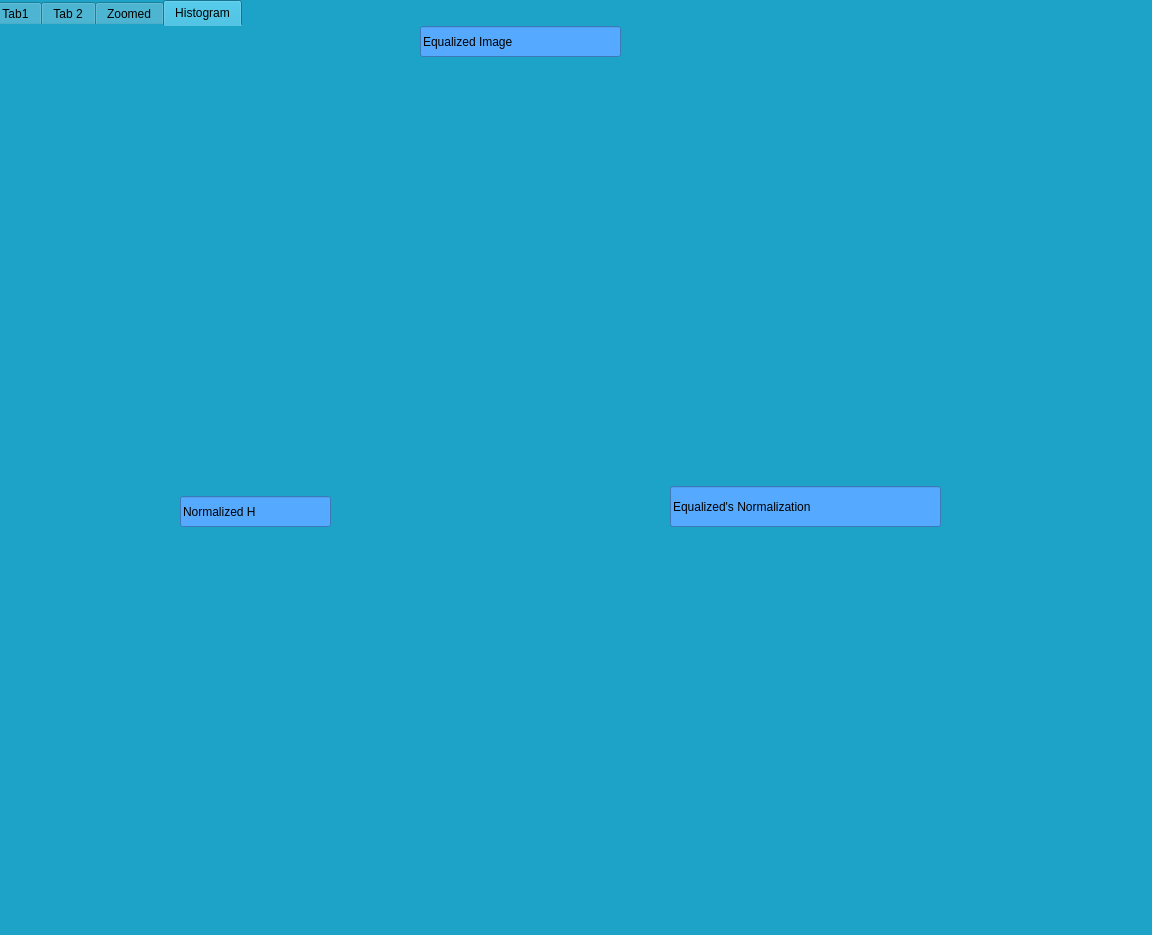
<?xml version="1.0" encoding="UTF-8"?>
<ui version="4.0">
 <class>MainWindow</class>
 <widget class="QMainWindow" name="MainWindow">
  <property name="geometry">
   <rect>
    <x>0</x>
    <y>0</y>
    <width>1152</width>
    <height>935</height>
   </rect>
  </property>
  <property name="windowTitle">
   <string>MainWindow</string>
  </property>
  <property name="layoutDirection">
   <enum>Qt::LeftToRight</enum>
  </property>
  <property name="styleSheet">
   <string notr="true">color: rgb(170, 85, 0);
background-color: rgb(30, 163, 200);
background-image: url(&quot;E:/Year3 Term1/Image processing/Task2/canvas.png&quot;);</string>
  </property>
  <widget class="QWidget" name="centralwidget">
   <widget class="QTabWidget" name="tabWidget">
    <property name="geometry">
     <rect>
      <x>-10</x>
      <y>0</y>
      <width>1191</width>
      <height>931</height>
     </rect>
    </property>
    <property name="toolTip">
     <string>&lt;html&gt;&lt;head/&gt;&lt;body&gt;&lt;p&gt;Zoom&lt;/p&gt;&lt;/body&gt;&lt;/html&gt;</string>
    </property>
    <property name="whatsThis">
     <string>&lt;html&gt;&lt;head/&gt;&lt;body&gt;&lt;p&gt;&lt;br/&gt;&lt;/p&gt;&lt;/body&gt;&lt;/html&gt;</string>
    </property>
    <property name="styleSheet">
     <string notr="true">border-color: qconicalgradient(cx:0, cy:0, angle:135, stop:0 rgba(255, 255, 0, 69), stop:0.375 rgba(255, 255, 0, 69), stop:0.423533 rgba(251, 255, 0, 145), stop:0.45 rgba(247, 255, 0, 208), stop:0.477581 rgba(255, 244, 71, 130), stop:0.518717 rgba(255, 218, 71, 130), stop:0.55 rgba(255, 255, 0, 255), stop:0.57754 rgba(255, 203, 0, 130), stop:0.625 rgba(255, 255, 0, 69), stop:1 rgba(255, 255, 0, 69));
color: rgb(0, 0, 0);
gridline-color: rgb(255, 170, 255);
</string>
    </property>
    <property name="currentIndex">
     <number>3</number>
    </property>
    <widget class="QWidget" name="tab_3">
     <attribute name="title">
      <string>Tab1</string>
     </attribute>
     <widget class="QLabel" name="Image">
      <property name="geometry">
       <rect>
        <x>20</x>
        <y>70</y>
        <width>731</width>
        <height>511</height>
       </rect>
      </property>
      <property name="text">
       <string/>
      </property>
      <property name="alignment">
       <set>Qt::AlignCenter</set>
      </property>
     </widget>
     <widget class="QLabel" name="Info">
      <property name="geometry">
       <rect>
        <x>800</x>
        <y>20</y>
        <width>291</width>
        <height>681</height>
       </rect>
      </property>
      <property name="styleSheet">
       <string notr="true">font: 14pt &quot;MS Shell Dlg 2&quot;;
color: rgb(0, 0, 0);</string>
      </property>
      <property name="text">
       <string/>
      </property>
     </widget>
     <widget class="QPushButton" name="Browse">
      <property name="geometry">
       <rect>
        <x>70</x>
        <y>690</y>
        <width>271</width>
        <height>51</height>
       </rect>
      </property>
      <property name="styleSheet">
       <string notr="true">font: 14pt &quot;MS Shell Dlg 2&quot;;
font: 14pt &quot;MS Shell Dlg 2&quot;;
background-color: rgb(0, 170, 255);</string>
      </property>
      <property name="text">
       <string>Browse Image</string>
      </property>
     </widget>
     <widget class="QLineEdit" name="ZoomFactor">
      <property name="geometry">
       <rect>
        <x>30</x>
        <y>760</y>
        <width>361</width>
        <height>41</height>
       </rect>
      </property>
      <property name="styleSheet">
       <string notr="true">background-color: rgb(85, 170, 255);
font: 14pt &quot;MS Shell Dlg 2&quot;;</string>
      </property>
      <property name="text">
       <string>Click here and choose zoom factor</string>
      </property>
     </widget>
     <widget class="QPushButton" name="KNNBtn">
      <property name="geometry">
       <rect>
        <x>410</x>
        <y>760</y>
        <width>171</width>
        <height>41</height>
       </rect>
      </property>
      <property name="styleSheet">
       <string notr="true">font: 14pt &quot;MS Shell Dlg 2&quot;;
font: 14pt &quot;MS Shell Dlg 2&quot;;
background-color: rgb(0, 170, 255);</string>
      </property>
      <property name="text">
       <string>KNN</string>
      </property>
     </widget>
     <widget class="QPushButton" name="BilinearBtn">
      <property name="geometry">
       <rect>
        <x>590</x>
        <y>760</y>
        <width>171</width>
        <height>41</height>
       </rect>
      </property>
      <property name="styleSheet">
       <string notr="true">font: 14pt &quot;MS Shell Dlg 2&quot;;
font: 14pt &quot;MS Shell Dlg 2&quot;;
background-color: rgb(0, 170, 255);</string>
      </property>
      <property name="text">
       <string>Bilinear</string>
      </property>
     </widget>
     <widget class="QPushButton" name="NormalizeHBtn">
      <property name="geometry">
       <rect>
        <x>410</x>
        <y>700</y>
        <width>171</width>
        <height>41</height>
       </rect>
      </property>
      <property name="styleSheet">
       <string notr="true">font: 14pt &quot;MS Shell Dlg 2&quot;;
font: 14pt &quot;MS Shell Dlg 2&quot;;
background-color: rgb(0, 170, 255);</string>
      </property>
      <property name="text">
       <string>NormalizeH</string>
      </property>
     </widget>
     <widget class="QPushButton" name="EqualizeHBtn">
      <property name="geometry">
       <rect>
        <x>590</x>
        <y>700</y>
        <width>171</width>
        <height>41</height>
       </rect>
      </property>
      <property name="styleSheet">
       <string notr="true">font: 14pt &quot;MS Shell Dlg 2&quot;;
font: 14pt &quot;MS Shell Dlg 2&quot;;
background-color: rgb(0, 170, 255);</string>
      </property>
      <property name="text">
       <string>EqaulizeH</string>
      </property>
     </widget>
    </widget>
    <widget class="QWidget" name="tab_2">
     <attribute name="title">
      <string>Tab 2</string>
     </attribute>
     <widget class="QLabel" name="Tab2Label">
      <property name="geometry">
       <rect>
        <x>30</x>
        <y>50</y>
        <width>721</width>
        <height>521</height>
       </rect>
      </property>
      <property name="styleSheet">
       <string notr="true">border-color: rgb(0, 255, 255);</string>
      </property>
      <property name="text">
       <string/>
      </property>
     </widget>
     <widget class="QSplitter" name="splitter">
      <property name="geometry">
       <rect>
        <x>810</x>
        <y>170</y>
        <width>221</width>
        <height>131</height>
       </rect>
      </property>
      <property name="orientation">
       <enum>Qt::Vertical</enum>
      </property>
      <widget class="QPushButton" name="GenerateBtn">
       <property name="styleSheet">
        <string notr="true">font: 14pt &quot;MS Shell Dlg 2&quot;;
background-color: rgb(170, 255, 255);</string>
       </property>
       <property name="text">
        <string>Generate</string>
       </property>
      </widget>
      <widget class="QPushButton" name="ShowPixels">
       <property name="styleSheet">
        <string notr="true">font: 14pt &quot;MS Shell Dlg 2&quot;;
background-color: rgb(170, 255, 255);</string>
       </property>
       <property name="text">
        <string>Show Pixels</string>
       </property>
      </widget>
     </widget>
    </widget>
    <widget class="QWidget" name="tab">
     <attribute name="title">
      <string>Zoomed</string>
     </attribute>
     <widget class="QLabel" name="ZoomLabel">
      <property name="geometry">
       <rect>
        <x>30</x>
        <y>30</y>
        <width>1031</width>
        <height>781</height>
       </rect>
      </property>
      <property name="text">
       <string/>
      </property>
     </widget>
    </widget>
    <widget class="QWidget" name="tab_4">
     <attribute name="title">
      <string>Histogram</string>
     </attribute>
     <widget class="QLabel" name="NormalizedH">
      <property name="geometry">
       <rect>
        <x>30</x>
        <y>510</y>
        <width>511</width>
        <height>351</height>
       </rect>
      </property>
      <property name="text">
       <string/>
      </property>
     </widget>
     <widget class="QLabel" name="EqualizedImage">
      <property name="geometry">
       <rect>
        <x>180</x>
        <y>30</y>
        <width>791</width>
        <height>421</height>
       </rect>
      </property>
      <property name="text">
       <string/>
      </property>
     </widget>
     <widget class="QLabel" name="EqaulizedH_N">
      <property name="geometry">
       <rect>
        <x>580</x>
        <y>510</y>
        <width>511</width>
        <height>341</height>
       </rect>
      </property>
      <property name="text">
       <string/>
      </property>
     </widget>
     <widget class="QLineEdit" name="ZoomFactor_2">
      <property name="geometry">
       <rect>
        <x>680</x>
        <y>460</y>
        <width>271</width>
        <height>41</height>
       </rect>
      </property>
      <property name="styleSheet">
       <string notr="true">background-color: rgb(85, 170, 255);
font: 14pt &quot;MS Shell Dlg 2&quot;;</string>
      </property>
      <property name="text">
       <string>Equalized's Normalization</string>
      </property>
     </widget>
     <widget class="QLineEdit" name="ZoomFactor_4">
      <property name="geometry">
       <rect>
        <x>190</x>
        <y>470</y>
        <width>151</width>
        <height>31</height>
       </rect>
      </property>
      <property name="styleSheet">
       <string notr="true">background-color: rgb(85, 170, 255);
font: 14pt &quot;MS Shell Dlg 2&quot;;</string>
      </property>
      <property name="text">
       <string>Normalized H</string>
      </property>
     </widget>
     <widget class="QLineEdit" name="ZoomFactor_5">
      <property name="geometry">
       <rect>
        <x>430</x>
        <y>0</y>
        <width>201</width>
        <height>31</height>
       </rect>
      </property>
      <property name="styleSheet">
       <string notr="true">background-color: rgb(85, 170, 255);
font: 14pt &quot;MS Shell Dlg 2&quot;;</string>
      </property>
      <property name="text">
       <string>Equalized Image</string>
      </property>
     </widget>
    </widget>
   </widget>
  </widget>
  <widget class="QStatusBar" name="statusbar"/>
 </widget>
 <resources/>
 <connections/>
</ui>
